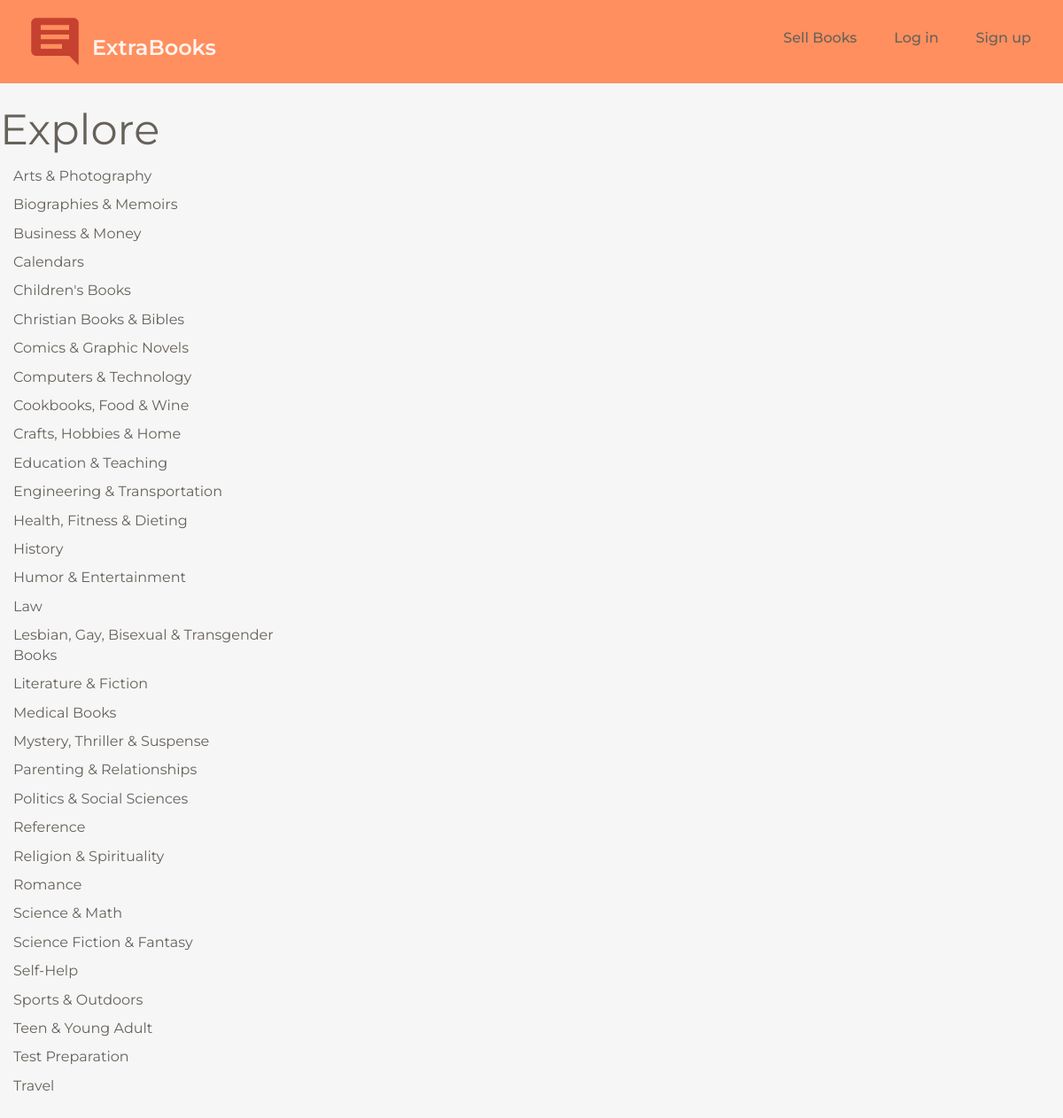
The app's page /books/explore/2/ with its own data.
### books/models.py (models this page shows, shortened)
class Category(models.Model): # The Category table name that inherits models.Model
    name = models.CharField(max_length=100) #Like a varchar
    class Meta:
        verbose_name = ("Category")
        verbose_name_plural = ("Categories")

### books/views.py (the view)
# urls.py: path('explore/<int:pk>/', BookListbyCategoryView.as_view(), name='explore'),
class BookListbyCategoryView(ListView):
    model = Category
    template_name = 'books/explore.html'

### templates/books/explore.html (shortened to what this page needs)
{% extends 'base.html' %}
{% load humanize %}
{% block content %}
<h2> Explore</h2>
<div class="media-body">
	<div class="col-sm-3 col-md-6 col-lg-6">
		{%  for category in category_list %}
		<p>{{category.name}}</p>
		{% endfor %}
</div>
</div>
<div class="media-body">
</div>
{% endblock content %}

### assets/css/books.css (style rules this page uses)
html { position: relative; min-height: 100%; }
body { background-color: #f6f6f6; margin-bottom: 70px; }

### records on screen
Category: name "Arts & Photography"
Category: name "Biographies & Memoirs"
Category: name "Business & Money"
Category: name "Calendars"
Category: name "Children's Books"
Category: name "Christian Books & Bibles"
Category: name "Comics & Graphic Novels"
Category: name "Computers & Technology"
Category: name "Cookbooks, Food & Wine"
Category: name "Crafts, Hobbies & Home"
Category: name "Education & Teaching"
Category: name "Engineering & Transportation"
Category: name "Health, Fitness & Dieting"
Category: name "History"
Category: name "Humor & Entertainment"
Category: name "Law"
Category: name "Lesbian, Gay, Bisexual & Transgender Books"
Category: name "Literature & Fiction"
Category: name "Medical Books"
Category: name "Mystery, Thriller & Suspense"
Category: name "Parenting & Relationships"
Category: name "Politics & Social Sciences"
Category: name "Reference"
Category: name "Religion & Spirituality"
Category: name "Romance"
Category: name "Science & Math"
Category: name "Science Fiction & Fantasy"
Category: name "Self-Help"
Category: name "Sports & Outdoors"
Category: name "Teen & Young Adult"
Category: name "Test Preparation"
Category: name "Travel"
